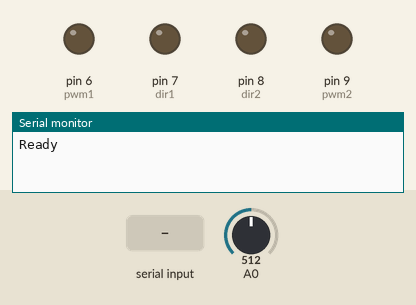
This sketch was run on a simulated Arduino Uno, built with avr-gcc and run on an emulated ATmega328P. Parts: output pins drawn as LEDs (lit = HIGH), the last lines printed to the serial monitor. The test bench sets the inputs (shaded band); at power-on: A0 = 512.

Above: at 1.3 s.
1.4 s: "90,45\n" received over Serial
At 2.5 s:
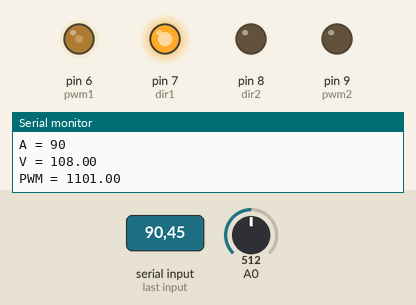
4.3 s: "5\n" received over Serial
At 5.6 s:
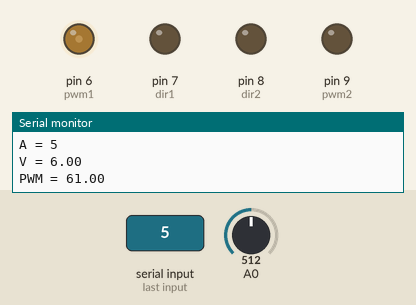
7.2 s: "200\n" received over Serial
At 8.3 s:
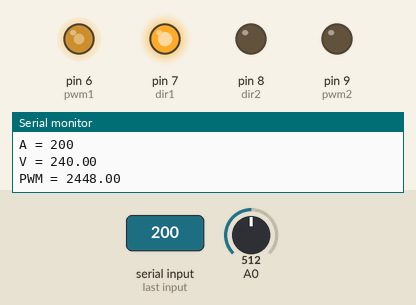
10.1 s: "z90\n" received over Serial
At 11.2 s:
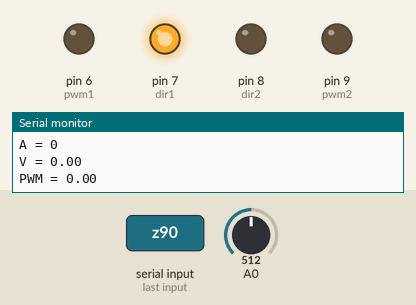
Timing chart, 0 to 13.1 s (numbered marks = the images above; inputs shaded):
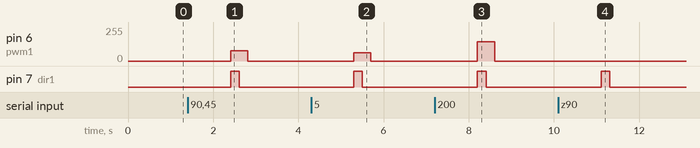

Measured:
- after the input at 1.4 s, pin 6 (pwm1): 0/255 → 77/255 after 1.0 s, → 0/255 0.40 s later; pin 7 (dir1): LOW → HIGH after 1.0 s, → LOW 0.20 s later
- after the input at 4.3 s, pin 6 (pwm1): 0/255 → 61/255 after 1.0 s, → 0/255 0.40 s later; pin 7 (dir1): LOW → HIGH after 1.0 s, → LOW 0.20 s later
- after the input at 7.2 s, pin 6 (pwm1): 0/255 → 144/255 after 1.0 s, → 0/255 0.40 s later; pin 7 (dir1): LOW → HIGH after 1.0 s, → LOW 0.20 s later
- after the input at 10.1 s, pin 7 (dir1): LOW → HIGH after 1.0 s, → LOW 0.20 s later

The sketch:

test_magnet.ino
```cpp
#define pwm1 6  //6
#define dir1 7  //7
#define pwm2 9
#define dir2 8

bool checkk(String a) {
  for (int i = 0; i < a.length(); i++) {
    if (isDigit(a.charAt(i))) {
      return true;
    }
  }
  return false;
}

void setup() {
  Serial.begin(9600);
  pinMode(pwm1, OUTPUT);
  pinMode(dir1, OUTPUT);
  pinMode(pwm2, OUTPUT);
  pinMode(dir2, OUTPUT);
  analogWrite(pwm1, 0);
  digitalWrite(dir1, LOW);
  analogWrite(pwm2, 0);
  digitalWrite(dir2, LOW);
  delay(100);
  //////////////////////////////////
  // analogWrite(pwm1, 255);
  // digitalWrite(dir1, LOW);
  // delay(80);
  // analogWrite(pwm1, 255);
  // digitalWrite(dir1, HIGH);
  // delay(100);
  // //////////////////////////////////
  // analogWrite(pwm1, 0);
  // digitalWrite(dir1, LOW);
  // delay(10);
  Serial.println("Ready");
}

void loop() {
  // Serial.print(analogRead(A0));
  // Serial.print("    ");
  // Serial.println(analogRead(A1));
  if (Serial.available() > 0) {
    String data = Serial.readStringUntil(";");
    if (checkk(data) == true) {
      int datanum = data.toInt();
      if (datanum >= 0) {
        // for (int i = 0; i < 10; i++) {
        float volt = 1.2 * datanum;                //r * a(0-21)
        float power = map(volt, 0, 25.2, 0, 255);  //25.2
        Serial.println("Shoot!");
        Serial.print("A = ");
        Serial.println(datanum);
        Serial.print("V = ");
        Serial.println(volt);
        Serial.print("PWM = ");
        Serial.println(power);
        long d = millis();
        while (millis() - d < 200) {
          if (analogRead(A0) > 550) {
            break;
          }
          analogWrite(pwm1, power);
          digitalWrite(dir1, HIGH);
        }
        analogWrite(pwm1, power);
        digitalWrite(dir1, LOW);
        delay(200);
        /////////////////////////////////////
        // d = millis();
        // while (millis() - d < 100) {
        //   if (analogRead(A1) > 580) {
        //     break;
        //   }
        //   analogWrite(pwm1, power);
        //   digitalWrite(dir1, LOW);
        //   analogWrite(pwm2, power);
        //   digitalWrite(dir2, LOW);
        // }
        // analogWrite(pwm1, 0);
        // digitalWrite(dir1, LOW);
        // analogWrite(pwm2, power);
        // digitalWrite(dir2, HIGH);
        // delay(120);
        //////////////////////////////////
        analogWrite(pwm1, 0);
        digitalWrite(dir1, LOW);
        analogWrite(pwm2, 0);
        digitalWrite(dir2, LOW);
        delay(10);
        Serial.println("Ready");
        //////////////////////////////////
        //   analogWrite(pwm1, 0);
        //   digitalWrite(dir1, LOW);
        //   delay(1000);
        //   analogWrite(pwm1, 150);
        //   digitalWrite(dir1, LOW);
        //   delay(200);
        //   analogWrite(pwm1, 0);
        //   digitalWrite(dir1, LOW);
        //   delay(9000);
        // }
      }
    }
    if (checkk(data) == false) {
      // Serial.println("Reset");
      // analogWrite(pwm1, 0);
      // digitalWrite(dir1, LOW);
      // delay(50);
      // analogWrite(pwm1, 50);
      // digitalWrite(dir1, LOW);
      // delay(100);
      // analogWrite(pwm1, 0);
      // digitalWrite(dir1, LOW);
      // delay(50);
      char temp = data[0];
      if (temp == 'z') {
        while (true) {
          Serial.print(analogRead(A0));
          Serial.print("    ");
          Serial.println(analogRead(A1));
          if (Serial.available() > 0) {
            Serial.println("Ready");
            break;
          }
        }
      }
    }
  }
  analogWrite(pwm1, 0);
  digitalWrite(dir1, LOW);
}
```
